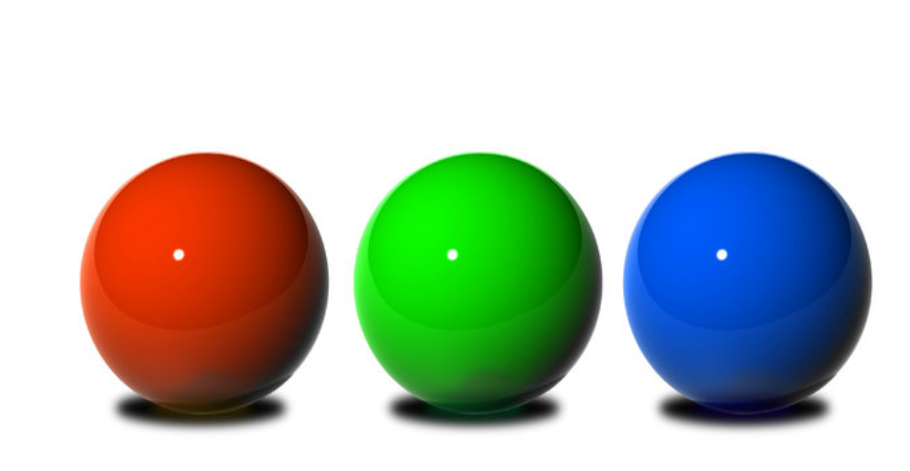
#> input picture sra-tasks_Image_Processing/masking/masking.png, 910 x 471 px, found by its file name
$ jupyter execute Masking.ipynb
#> lines starting #> are read from the running program, lines starting #| are printed output that depends on the picture
#> further down, im is the input picture: shape (471, 910, 4); mean R, G, B, A 183.2, 193.3, 182.4, 255
[cell 1]
import cv2
import numpy as np
from PIL import Image

def RGB2BGR(image):
    image1=np.zeros_like(image)
    for i in range(image.shape[0]):
        for j in range(image.shape[1]):
            image1[i][j][0]=image[i][j][2]
            image1[i][j][1]=image[i][j][1]
            image1[i][j][2]=image[i][j][0]
    return image1

def masking_image(image,lower,upper):
    image_copy=image
    image = cv2.cvtColor(image, cv2.COLOR_BGR2HSV)
    mask=np.zeros((image.shape[0],image.shape[1],image.shape[2]),dtype=np.uint8)
    for i in range(image.shape[0]):
        for j in range(image.shape[1]):
            if image[i][j][0] >= lower[0] and image[i][j][1] >= lower[1] and image[i][j][2] >= lower[2] and image[i][j][0] <= upper[0] and image[i][j][1] <= upper[1] and image[i][j][2] <= upper[2]:
                    mask[i][j][0] = image[i][j][0]
                    mask[i][j][1] = image[i][j][1]
                    mask[i][j][2] = image[i][j][2]
    image=np.bitwise_and(mask,image)
    image= cv2.cvtColor(image, cv2.COLOR_HSV2RGB)

    return image


def convolve3d(image, kernel):
    output = np.zeros_like(image)
    image_padded = np.zeros((image.shape[0]+kernel.shape[0]-1,image.shape[1] + kernel.shape[1]-1,image.shape[2]))
    image_padded[kernel.shape[0]-2:-1:,kernel.shape[1]-2:-1:,:] = image
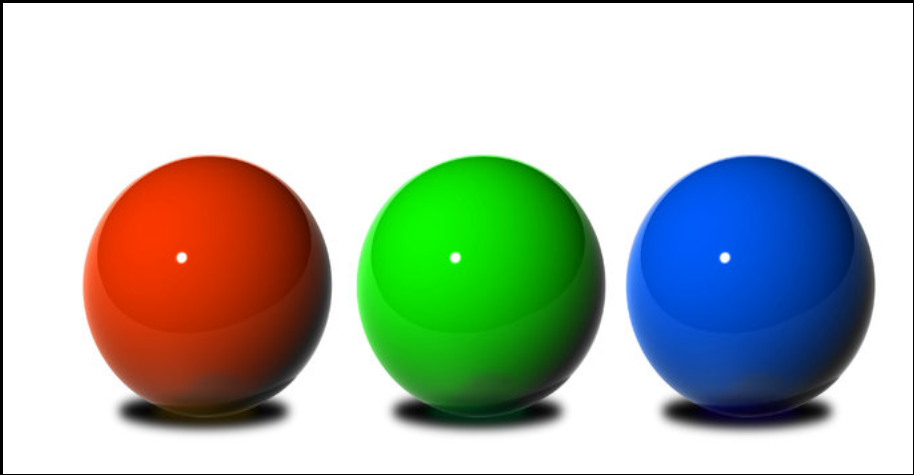
#> image_padded: shape (475, 914, 4) float64; mean B, G, R, A 180.1, 190.8, 180.8, 0
    image_padded[0,0,:]=image[0,0,:]
    image_padded[-1,-1,:]=image[-1,-1,:]
    for x in range(image.shape[1]):
        for y in range(image.shape[0]):
            for z in range(image.shape[2]):
                output[y,x,z]=(kernel * image_padded[y: y+kernel.shape[0], x: x+kernel.shape[1],z]).sum()
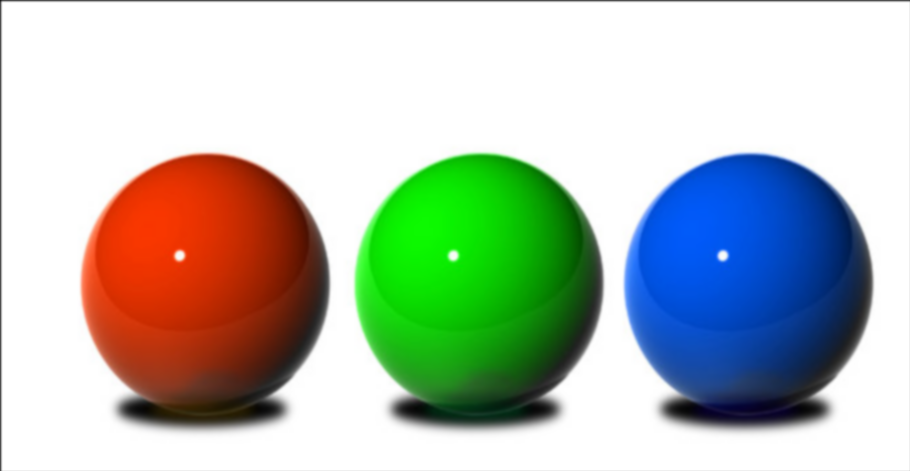
#> output: shape (471, 910, 4); mean B, G, R, A 181.3, 192.1, 182, 0
    return output

gaussian_blurr=np.array([[1,  4,  6,  4, 1],
                         [4, 16, 24, 16, 4],
                         [6, 24, 36, 24, 6],
                         [4, 16, 24, 16, 4],
                         [1,  4,  6,  4, 1]])/256

file_name=r"C:\Users\Attari2\Downloads\masking.png"
im = np.array(Image.open(file_name))
lower_blue = np.array([94,130,38])
upper_blue = np.array([179,255,255])
im=RGB2BGR(im)
im=masking_image(convolve3d(im,gaussian_blurr),lower_blue,upper_blue)
#> in masking_image, `image = cv2.cvtColor(image, cv2.COLOR_BGR2HSV)`: image: shape (471, 910, 3); mean H, S, V 23.9, 81.6, 218.8
#> after the loop in masking_image, `for i in range(image.shape[0]):`: mask: shape (471, 910, 3); mean H, S, V 12.2, 26.3, 19.4
#> in masking_image, `image= cv2.cvtColor(image, cv2.COLOR_HSV2RGB)`:
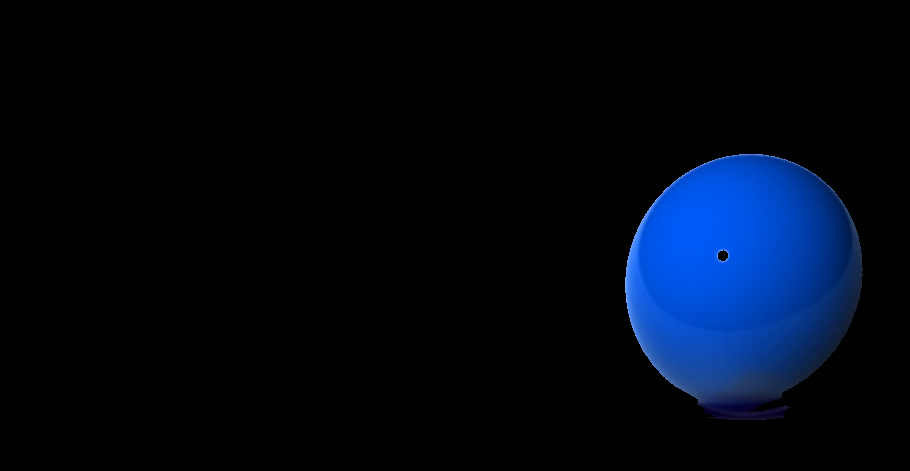
#> image: shape (471, 910, 3); mean R, G, B 1, 7.6, 19.4
pil_img=Image.fromarray(im.astype(np.uint8))
pil_img.save('masked2.jpeg')
pil_img.show()
